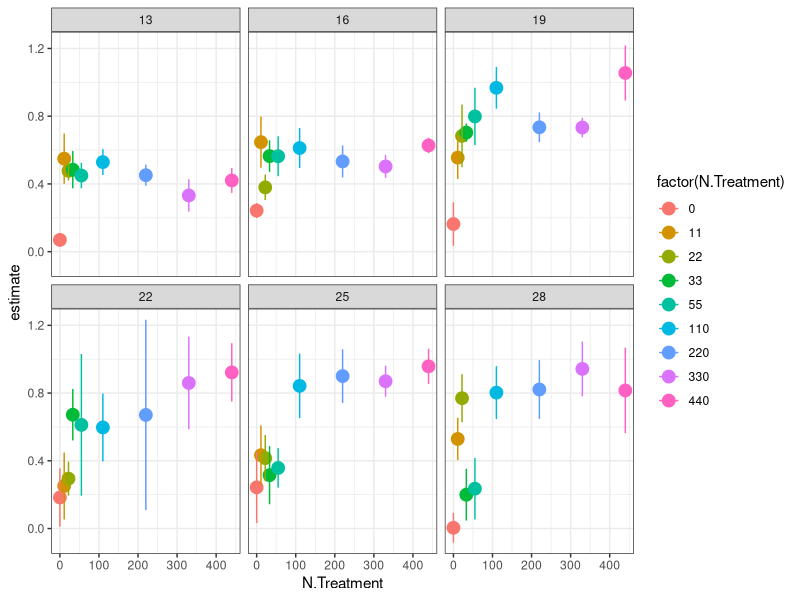

R code for this plot: (Note: this script raises an error after producing the figure.)
library(tidyverse)
library(broom)
library(minpack.lm)
library(purrr)
library(stringr)

TT <- read_csv("data/monod_data/TT_15_08_24.csv")

#take raw data, add actual N concentrations
TTN<- TT %>% 	
  filter(N.Treatment!=5 | Temperature!=28 | MINUTE!=22) %>% 
  mutate(day = Hours.since.Innoc/24) %>% 
  mutate(N.Treatment = str_replace(N.Treatment, "1", "11")) %>%
  mutate(N.Treatment = str_replace(N.Treatment, "2", "22")) %>% 
  mutate(N.Treatment = str_replace(N.Treatment, "3", "33")) %>%
  mutate(N.Treatment = str_replace(N.Treatment, "4", "55")) %>%
  mutate(N.Treatment = str_replace(N.Treatment, "5", "110")) %>%
  mutate(N.Treatment = str_replace(N.Treatment, "6", "220")) %>%
  mutate(N.Treatment = str_replace(N.Treatment, "7", "330")) %>%
  mutate(N.Treatment = str_replace(N.Treatment, "8", "440")) %>%  
  mutate(N.Treatment = str_replace(N.Treatment, "1105", "55")) %>% 
  mutate(N.Treatment = as.numeric(N.Treatment))

#filter out data where K seems to have been reached beyond the variability expected by noise (quite arbitrary)
TTfiltered<- TT %>% 
	mutate(day = Hours.since.Innoc/24) %>% 
  filter(N.Treatment!=5 | Temperature!=28 | MINUTE!=22) %>% 
	filter( Temperature == 13 & N.Treatment == 8 |
	          Temperature == 13 & N.Treatment == 7 |
	          Temperature == 13 & N.Treatment == 6 | 
	          Temperature == 13 & N.Treatment == 5 |
	          Temperature == 13 & N.Treatment == 4 |
	          Temperature == 13 & N.Treatment == 3 |
	          Temperature == 13 & N.Treatment == 2 |
	          Temperature == 13 & N.Treatment == 1 & day<6 |
	          Temperature == 13 & N.Treatment == 0 & day>0.5|
	        Temperature == 16 & N.Treatment == 8 |
				 	Temperature == 16 & N.Treatment == 7 |
				 	Temperature == 16 & N.Treatment == 6 | 
				 	Temperature == 16 & N.Treatment == 5 & day<6.5 |
				 	Temperature == 16 & N.Treatment == 4 & day<6 |
				 	Temperature == 16 & N.Treatment == 3 |
				 	Temperature == 16 & N.Treatment == 2 |
				 	Temperature == 16 & N.Treatment == 1 & day<6 |
				 	Temperature == 16 & N.Treatment == 0 |
						Temperature == 19 & N.Treatment == 8  |
						Temperature == 19 & N.Treatment == 7  |
						Temperature == 19 & N.Treatment == 6 | 
						Temperature == 19 & N.Treatment == 5 |
						Temperature == 19 & N.Treatment == 4 |
						Temperature == 19 & N.Treatment == 3 |
						Temperature == 19 & N.Treatment == 2 |
						Temperature == 19 & N.Treatment == 1 |
						Temperature == 19 & N.Treatment == 0 & day>0.5|
					Temperature == 22 & N.Treatment == 8 | 
					Temperature == 22 & N.Treatment == 7 |
					Temperature == 22 & N.Treatment == 6 & day<4.5| 
					Temperature == 22 & N.Treatment == 5 & day<4.5|
					Temperature == 22 & N.Treatment == 4 & day<4.5|
					Temperature == 22 & N.Treatment == 3 & day<4.5|
					Temperature == 22 & N.Treatment == 2 |
					Temperature == 22 & N.Treatment == 1 |
					Temperature == 22 & N.Treatment == 0 | 		
						  Temperature == 25 & N.Treatment == 8 |
						  Temperature == 25 & N.Treatment == 7 |
						  Temperature == 25 & N.Treatment == 6 & day<4.5| 
						  Temperature == 25 & N.Treatment == 5 & day<4.5|
						  Temperature == 25 & N.Treatment == 4 & day<4.5 |
						  Temperature == 25 & N.Treatment == 3 & day<4.5 |
						  Temperature == 25 & N.Treatment == 2 |
						  Temperature == 25 & N.Treatment == 1 |
						  Temperature == 25 & N.Treatment == 0 | 		
								Temperature == 28 & N.Treatment == 8 |
								Temperature == 28 & N.Treatment == 7 |
								Temperature == 28 & N.Treatment == 6 | 
								Temperature == 28 & N.Treatment == 5 |
								Temperature == 28 & N.Treatment == 4 & day<4.5 |
								Temperature == 28 & N.Treatment == 3 & day<4.5 |
								Temperature == 28 & N.Treatment == 2 |
								Temperature == 28 & N.Treatment == 1 |
								Temperature == 28 & N.Treatment == 0 ) 


#take filtered data, add actual N concentrations, plot monod curves
TTfilteredN<- TTfiltered %>% 	
	mutate(N.Treatment = str_replace(N.Treatment, "1", "11")) %>%
	mutate(N.Treatment = str_replace(N.Treatment, "2", "22")) %>% 
	mutate(N.Treatment = str_replace(N.Treatment, "3", "33")) %>%
	mutate(N.Treatment = str_replace(N.Treatment, "4", "55")) %>%
	mutate(N.Treatment = str_replace(N.Treatment, "5", "110")) %>%
	mutate(N.Treatment = str_replace(N.Treatment, "6", "220")) %>%
	mutate(N.Treatment = str_replace(N.Treatment, "7", "330")) %>%
	mutate(N.Treatment = str_replace(N.Treatment, "8", "440")) %>%  
	mutate(N.Treatment = str_replace(N.Treatment, "1105", "55")) %>% 
	mutate(N.Treatment = as.numeric(N.Treatment))

#plot filtered data - linear model fits

#plot monod curves with error
linear_r<-TTfilteredN %>% 
  mutate(Particles.per.ml = log(Particles.per.ml+100)) %>% 
  filter(day>0.5) %>% 
  group_by(N.Treatment, Temperature) %>% 
  do(tidy(lm(Particles.per.ml ~ day, data=.))) 
linear_r %>% 
  filter(term=="day") %>% 
  ggplot(aes(x = N.Treatment, y = estimate, color = factor(N.Treatment))) + geom_point(size = 4) +
  theme_bw() + facet_wrap( ~ Temperature) + 
  geom_errorbar(aes(ymin=estimate-std.error, ymax=estimate+std.error), width=.2)

write_csv(linear_r, "data-processed/TT_r_lm.csv")
ggsave("figures/TT_monod_curves.png")

#plot linear fit over raw data
TTlinear_r_aug<- TTfilteredN %>% 
  mutate(Particles.per.ml = log(Particles.per.ml+1)) %>% 
  #filter(day>1.5) %>% 
  group_by(N.Treatment, Temperature) %>% 
  do(augment(lm(Particles.per.ml ~ day, data=.))) 

TTN %>% 
  mutate(Particles.per.ml = log(Particles.per.ml+1)) %>% 
  #filter(N.Treatment==55) %>% 
  ggplot(data = ., aes(x = day, y = Particles.per.ml, color = factor(N.Treatment))) + 
  geom_point() +
  facet_wrap( ~ Temperature, scales = "free") + geom_line() + 
  geom_line(data=subset(TTlinear_r_aug, TTlinear_r_aug$N.Treatment==55), aes(x=day, y=.fitted, colour=factor(N.Treatment)))
  #geom_line(data=linear_r_aug, aes(x=day, y=.fitted, colour=factor(N.Treatment)))

TTN %>% 
  mutate(Particles.per.ml = log(Particles.per.ml+1)) %>% 
  filter(Temperature==28) %>% 
  ggplot(data = ., aes(x = DAY, y = Particles.per.ml, color = factor(N.Treatment))) + 
  geom_point() +
  facet_wrap( ~ N.Treatment) + geom_line() + 
  geom_line(data=subset(TTlinear_r_aug, TTlinear_r_aug$Temperature==28), aes(x=day, y=.fitted, colour=factor(N.Treatment)))
#geom_line(data=linear_r_aug, aes(x=day, y=.fitted, colour=factor(N.Treatment)))

ggsave("figures/TT_linear_R_fits.png")


#fitting monod curve -------
TT_r_lm<-read_csv("data-processed/TT_r_lm.csv") #read in the data

TT_ks_umax<-TT_r_lm %>%
  filter(N.Treatment!=0) %>%
  filter(term=="day") %>% 
  #filter(Temperature==22) %>% 
  group_by(Temperature) %>% 
  mutate(r_estimate=estimate) %>% 
  do(tidy(nls(r_estimate ~ umax* (N.Treatment / (ks+ N.Treatment)),
              data= .,  start=list(ks = 1, umax = 1), algorithm="port", lower=list(c=0, d=0),
              control = nls.control(maxiter=500, minFactor=1/204800000))))
write_csv(TT_ks_umax, "data-processed/TT_ks_umax.csv")


TT_ks_umax_fitted<-TT_r_lm %>%
  filter(N.Treatment!=0) %>%
  filter(term=="day") %>% 
  group_by(Temperature) %>% 
  mutate(r_estimate=estimate) %>% 
  do(augment(nls(r_estimate ~ umax* (N.Treatment / (ks+ N.Treatment)),
                 data= .,  start=list(ks = 1, umax = 1), algorithm="port", lower=list(c=0, d=0),
                 control = nls.control(maxiter=100, minFactor=1/204800000))))

#plot monod curves with fitted line
linear_r %>% 
  filter(term=="day") %>% 
  filter(N.Treatment!=0) %>%
  ggplot(aes(x = N.Treatment, y = estimate, color = factor(N.Treatment))) + geom_point(size = 4) +
  theme_bw() + facet_wrap( ~ Temperature) + 
  geom_errorbar(aes(ymin=estimate-std.error, ymax=estimate+std.error), width=.2) + 
  geom_line(data=TT_ks_umax_fitted, aes(x=N.Treatment, y=.fitted), color=1) 
ggsave("figures/TT_monod_fitted.png")

#stat_function(fun = function(x) test$umax[3]*(x / (test$ks[3]+ x)))
#joey please help me draw line from a dataframe that parse out over plots by temperature

TT_ks_umax %>%
  filter(term=="umax") %>%
  ggplot(aes(x = Temperature, y = estimate)) + geom_point(size = 2) +
  geom_errorbar(aes(ymin=estimate-std.error, ymax=estimate+std.error), width=.2)

TT_ks_umax %>%
  filter(term=="ks") %>%
  ggplot(aes(x = Temperature, y = estimate)) + geom_point(size = 4) +
  geom_errorbar(aes(ymin=estimate-std.error, ymax=estimate+std.error), width=.2)


# plot R-star ------------
#R* = mKs / umax - m
#
#set m at 0.1
TT_umax<- TT_ks_umax %>%
  filter(term=="umax") 
TT_ks<- TT_ks_umax %>%
  filter(term=="ks") 
m<-rep(0.1, 6)
TT_umax$rstar<-m * TT_ks$estimate / (TT_umax$estimate - m)
TT_umax %>%
  ggplot(aes(x = Temperature, y = rstar)) + geom_point(size = 4) 

#next redo this by pulling 1000 iterations from umax and k estimates with norm dist with se
#write a function to draw random numbers with a boundary of 0:
rtnorm <- function(n, mean, sd, a = -Inf, b = Inf){
  qnorm(runif(n, pnorm(a, mean, sd), pnorm(b, mean, sd)), mean, sd)
}

TT_rstar_norm_summ<-data.frame(median=1:6, lci=1:6, uci=1:6, Temperature=TT_ks$Temperature)
for(i in 1:length(TT_umax$estimate)){
rstar_norm<-(rtnorm(n=100, mean=TT_ks$estimate[i], sd=TT_ks$std.error[i], a=0, b=Inf)*m)/
               (rnorm(100, mean=TT_umax$estimate[i], sd=TT_umax$std.error[i])-m)
TT_rstar_norm_summ[i,c(1:3)]<-quantile(rstar_norm, c(0.5, 0.05, 0.95))
}
write_csv(TT_rstar_norm_summ, "data-processed/TT_rstar.csv")


#
#
#
#
# previous coding working in non-logged data, fitting exponential curve

TTfilteredN %>% 
	group_by(Temperature, N.Treatment) %>% 
	do(tidy(nls(Particles.per.ml ~ 75 * (1+a)^(day),
							data= .,  start=list(a=0.01),
							control = nls.control(maxiter=100, minFactor=1/204800000)))) %>% 
	ungroup() %>% 
	ggplot(aes(x = N.Treatment, y = estimate, color = factor(N.Treatment))) + geom_point(size = 4) +
	geom_line() + theme_bw() + facet_wrap( ~ Temperature)
ggsave("figures/TT_monod_curves.png")

TT_r <- TTfilteredN %>% 
	group_by(Temperature, N.Treatment) %>% 
	do(tidy(nls(Particles.per.ml ~ 75 * (1+a)^(day),
							data= .,  start=list(a=0.01),
							control = nls.control(maxiter=100, minFactor=1/204800000)))) 

write_csv(TT_r, "data-processed/fitted_r_TT_from_2015.csv")


TTfilteredN %>% 
	group_by(Temperature, N.Treatment) %>% 
	do(tidy(nls(Particles.per.ml ~ 75 * (1+a)^(day),
							data= .,  start=list(a=0.01),
							control = nls.control(maxiter=100, minFactor=1/204800000)))) %>% 
	ggplot(aes(x = Temperature, y = estimate, color = factor(N.Treatment))) + geom_point(size = 2) +
	geom_line() + theme_bw()
ggsave("figures/TT_TPC_by_nitrate_curves.png", length=5, width=5)

#set up the bootstrapping
for (j in c(13, 16, 19, 22, 25, 28)){
  for (k in c(0, 11, 22, 33, 55, 110, 220, 440)){
    test<-subset(TTfilteredN, TTfilteredN$Temperature==j & TTfilteredN$N.Treatment==k)
    boot_r<-1:100
    for(i in 1:100){
      mod<-sample_n(test, length(test$day)-1) %>%
        do(tidy(nls(Particles.per.ml ~ 75 * (1+a)^(day),
                    data= .,  start=list(a=0.01),
                    control = nls.control(maxiter=100, minFactor=1/204800000))))
      boot_r[i]<-mod$estimate
      name<-data.frame(a=boot_r, Temperature=test$Temperature[1], N.Treatment=test$N.Treatment[1], run=1:100)
      assign(paste("TTboot_r_unique", test$Temperature[1], test$N.Treatment[1], sep ="_"), name)
    }
  }
}

# bind all of the objects that start with boot_r_unique_!
TT_unique_boots<-do.call("rbind", mget(ls(pattern="TTboot_r_unique")))
dim(TT_unique_boots)

#plot the bootstrapped data - monod
TT_unique_boots %>% 
  group_by(Temperature, N.Treatment) %>% 
  ggplot(aes(x = N.Treatment, y = a, color = factor(N.Treatment))) + geom_point(size = 2) +
  geom_line() + theme_bw() + facet_wrap( ~ Temperature) + 
  stat_summary(mapping = aes(x = N.Treatment, y = a),
    fun.ymin = function(z) { quantile(z,0.05) },
    fun.ymax = function(z) { quantile(z,0.95) },
    fun.y = median, pch=1, size = 0.5, colour="black")
ggsave("figures/TT_monod_bootstrap.png")

#plot the bootstrapped data - TPC by N
TT_unique_boots %>% 
  group_by(Temperature, N.Treatment) %>% 
  ggplot(aes(x = Temperature, y = a, color = factor(N.Treatment))) + geom_point(size = 2) +
  theme_bw() + facet_wrap(~N.Treatment) +
  stat_summary(mapping = aes(x = Temperature, y = a),
               fun.ymin = function(z) { quantile(z,0.05) },
               fun.ymax = function(z) { quantile(z,0.95) },
               fun.y = median, pch=1, size = 0.5, colour="black")

#fit monod curve to each bootstrap
TT_ks_umax_boot<-TT_unique_boots %>%
  filter(N.Treatment!=0) %>%
  group_by(Temperature, run) %>% 
  mutate(r_estimate=a) %>% 
  do(tidy(nls(r_estimate ~ umax* (N.Treatment / (ks+ N.Treatment)),
              data= .,  start=list(ks = 1, umax = 1), algorithm="port", lower=list(c=0, d=0),
              control = nls.control(maxiter=500, minFactor=1/204800000))))
write_csv(TT_ks_umax_boot, "data-processed/TT_ks_umax_boot.csv")


#plot monod curves with fitted line
TT_ks_umax_fitted<-TT_unique_boots %>%
  filter(N.Treatment!=0) %>%
  group_by(Temperature, run) %>% 
  mutate(r_estimate=a) %>% 
  do(augment(nls(r_estimate ~ umax* (N.Treatment / (ks+ N.Treatment)),
                 data= .,  start=list(ks = 1, umax = 1), algorithm="port", lower=list(c=0, d=0),
                 control = nls.control(maxiter=100, minFactor=1/204800000))))

TT_unique_boots %>% 
  group_by(Temperature) %>% 
  ggplot(aes(x = N.Treatment, y = a, color = factor(N.Treatment))) + geom_point(size = 2) +
  theme_bw() + facet_wrap( ~ Temperature) + 
  geom_line(data=TT_ks_umax_fitted, aes(x=N.Treatment, y=.fitted, color=as.factor(run))) 
ggsave("figures/TT_monod_fitted_bootstrapped.png")

#Joey - can you help make this nice?

#get range of ks and umax for each temp
TT_summ_ks_umax<-TT_ks_umax_boot %>%
  #filter(term=="ks") %>% 
  group_by(Temperature, term) %>% 
  summarize(., mn=median(estimate), uci=quantile(estimate, 0.95), lci=quantile(estimate, 0.05))

TT_summ_ks_umax %>%
  ggplot(aes(x = Temperature, y = mn)) + geom_point(size = 2) +
  facet_wrap( ~ term, scales = "free") +
  geom_errorbar(aes(ymin=lci, ymax=uci), width=.2)
ggsave("figures/TT_ks_umax_boot.png")
